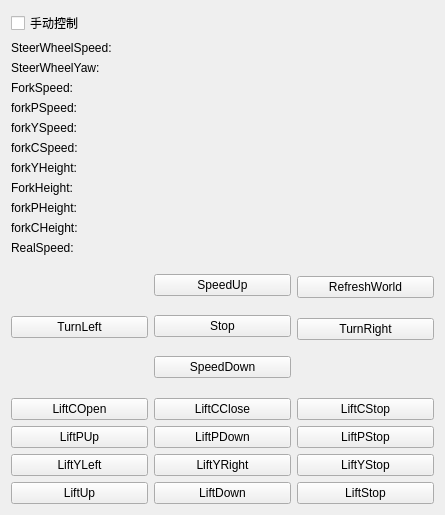
<?xml version="1.0" encoding="UTF-8"?>
<ui version="4.0">
 <class>KeyboardForm</class>
 <widget class="QWidget" name="KeyboardForm">
  <property name="geometry">
   <rect>
    <x>0</x>
    <y>0</y>
    <width>445</width>
    <height>515</height>
   </rect>
  </property>
  <property name="windowTitle">
   <string>ManualControl</string>
  </property>
  <layout class="QVBoxLayout" name="verticalLayout_8">
   <item>
    <widget class="QCheckBox" name="checkBox">
     <property name="text">
      <string>手动控制</string>
     </property>
    </widget>
   </item>
   <item>
    <layout class="QVBoxLayout" name="verticalLayout_7">
     <item>
      <layout class="QHBoxLayout" name="horizontalLayout_2">
       <item>
        <layout class="QVBoxLayout" name="verticalLayout_4">
         <item>
          <widget class="QLabel" name="label_steerSpeed">
           <property name="text">
            <string>SteerWheelSpeed:</string>
           </property>
          </widget>
         </item>
         <item>
          <widget class="QLabel" name="label_steerYaw">
           <property name="text">
            <string>SteerWheelYaw:</string>
           </property>
          </widget>
         </item>
         <item>
          <widget class="QLabel" name="label_forkSpeed">
           <property name="text">
            <string>ForkSpeed:</string>
           </property>
          </widget>
         </item>
         <item>
          <widget class="QLabel" name="label_forkPSpeed">
           <property name="text">
            <string>forkPSpeed:</string>
           </property>
          </widget>
         </item>
         <item>
          <widget class="QLabel" name="label_forkYSpeed">
           <property name="text">
            <string>forkYSpeed:</string>
           </property>
          </widget>
         </item>
         <item>
          <widget class="QLabel" name="label_forkCSpeed">
           <property name="text">
            <string>forkCSpeed:</string>
           </property>
          </widget>
         </item>
         <item>
          <widget class="QLabel" name="label_forkYHeight">
           <property name="text">
            <string>forkYHeight:</string>
           </property>
          </widget>
         </item>
         <item>
          <widget class="QLabel" name="label_forkHeight">
           <property name="text">
            <string>ForkHeight:</string>
           </property>
          </widget>
         </item>
         <item>
          <widget class="QLabel" name="label_forkPHeight">
           <property name="text">
            <string>forkPHeight:</string>
           </property>
          </widget>
         </item>
         <item>
          <widget class="QLabel" name="label_forkCHeight">
           <property name="text">
            <string>forkCHeight:</string>
           </property>
          </widget>
         </item>
         <item>
          <widget class="QLabel" name="label_realSpeed">
           <property name="text">
            <string>RealSpeed:</string>
           </property>
          </widget>
         </item>
        </layout>
       </item>
       <item>
        <layout class="QVBoxLayout" name="verticalLayout_5">
         <item>
          <widget class="QLabel" name="label_steerSpeed_value">
           <property name="text">
            <string/>
           </property>
          </widget>
         </item>
         <item>
          <widget class="QLabel" name="label_steerYaw_value">
           <property name="text">
            <string/>
           </property>
          </widget>
         </item>
         <item>
          <widget class="QLabel" name="label_forkSpeed_value">
           <property name="text">
            <string/>
           </property>
          </widget>
         </item>
         <item>
          <widget class="QLabel" name="label_forkPSpeed_value">
           <property name="text">
            <string/>
           </property>
          </widget>
         </item>
         <item>
          <widget class="QLabel" name="label_forkYSpeed_value">
           <property name="text">
            <string/>
           </property>
          </widget>
         </item>
         <item>
          <widget class="QLabel" name="label_forkCSpeed_value">
           <property name="text">
            <string/>
           </property>
          </widget>
         </item>
         <item>
          <widget class="QLabel" name="label_forkYHeight_value">
           <property name="text">
            <string/>
           </property>
          </widget>
         </item>
         <item>
          <widget class="QLabel" name="label_forkHeight_value">
           <property name="text">
            <string/>
           </property>
          </widget>
         </item>
         <item>
          <widget class="QLabel" name="label_forkPHeight_value">
           <property name="text">
            <string/>
           </property>
          </widget>
         </item>
         <item>
          <widget class="QLabel" name="label_forkCHeight_value">
           <property name="text">
            <string/>
           </property>
          </widget>
         </item>
         <item>
          <widget class="QLabel" name="label_realspeed_value">
           <property name="text">
            <string/>
           </property>
          </widget>
         </item>
        </layout>
       </item>
      </layout>
     </item>
    </layout>
   </item>
   <item>
    <layout class="QVBoxLayout" name="verticalLayout_6">
     <item>
      <layout class="QHBoxLayout" name="horizontalLayout">
       <item>
        <layout class="QVBoxLayout" name="verticalLayout">
         <item>
          <spacer name="verticalSpacer_2">
           <property name="orientation">
            <enum>Qt::Vertical</enum>
           </property>
           <property name="sizeHint" stdset="0">
            <size>
             <width>20</width>
             <height>40</height>
            </size>
           </property>
          </spacer>
         </item>
         <item>
          <widget class="QPushButton" name="pushButton_turnLeft">
           <property name="text">
            <string>TurnLeft</string>
           </property>
          </widget>
         </item>
         <item>
          <spacer name="verticalSpacer">
           <property name="orientation">
            <enum>Qt::Vertical</enum>
           </property>
           <property name="sizeHint" stdset="0">
            <size>
             <width>20</width>
             <height>40</height>
            </size>
           </property>
          </spacer>
         </item>
        </layout>
       </item>
       <item>
        <layout class="QVBoxLayout" name="verticalLayout_2">
         <item>
          <widget class="QPushButton" name="pushButton_speedUp">
           <property name="text">
            <string>SpeedUp</string>
           </property>
          </widget>
         </item>
         <item>
          <widget class="QPushButton" name="pushButton_stop">
           <property name="text">
            <string>Stop</string>
           </property>
          </widget>
         </item>
         <item>
          <widget class="QPushButton" name="pushButton_speedDown">
           <property name="text">
            <string>SpeedDown</string>
           </property>
          </widget>
         </item>
        </layout>
       </item>
       <item>
        <layout class="QVBoxLayout" name="verticalLayout_3">
         <item>
          <spacer name="verticalSpacer_5">
           <property name="orientation">
            <enum>Qt::Vertical</enum>
           </property>
           <property name="sizeType">
            <enum>QSizePolicy::Preferred</enum>
           </property>
           <property name="sizeHint" stdset="0">
            <size>
             <width>20</width>
             <height>15</height>
            </size>
           </property>
          </spacer>
         </item>
         <item>
          <widget class="QPushButton" name="pushButton_refresh">
           <property name="text">
            <string>RefreshWorld</string>
           </property>
          </widget>
         </item>
         <item>
          <spacer name="verticalSpacer_4">
           <property name="orientation">
            <enum>Qt::Vertical</enum>
           </property>
           <property name="sizeType">
            <enum>QSizePolicy::Preferred</enum>
           </property>
           <property name="sizeHint" stdset="0">
            <size>
             <width>20</width>
             <height>14</height>
            </size>
           </property>
          </spacer>
         </item>
         <item>
          <widget class="QPushButton" name="pushButton_turnRight">
           <property name="text">
            <string>TurnRight</string>
           </property>
          </widget>
         </item>
         <item>
          <spacer name="verticalSpacer_3">
           <property name="orientation">
            <enum>Qt::Vertical</enum>
           </property>
           <property name="sizeHint" stdset="0">
            <size>
             <width>15</width>
             <height>40</height>
            </size>
           </property>
          </spacer>
         </item>
        </layout>
       </item>
      </layout>
     </item>
     <item>
      <layout class="QHBoxLayout" name="horizontalLayout_4">
       <item>
        <widget class="QPushButton" name="pushButton_liftCOpen">
         <property name="text">
          <string>LiftCOpen</string>
         </property>
        </widget>
       </item>
       <item>
        <widget class="QPushButton" name="pushButton_liftCClose">
         <property name="text">
          <string>LiftCClose</string>
         </property>
        </widget>
       </item>
       <item>
        <widget class="QPushButton" name="pushButton_liftCStop">
         <property name="text">
          <string>LiftCStop</string>
         </property>
        </widget>
       </item>
      </layout>
     </item>
     <item>
      <layout class="QHBoxLayout" name="horizontalLayout_7">
       <item>
        <widget class="QPushButton" name="pushButton_liftPUp">
         <property name="text">
          <string>LiftPUp</string>
         </property>
        </widget>
       </item>
       <item>
        <widget class="QPushButton" name="pushButton_liftPDown">
         <property name="text">
          <string>LiftPDown</string>
         </property>
        </widget>
       </item>
       <item>
        <widget class="QPushButton" name="pushButton_liftPStop">
         <property name="text">
          <string>LiftPStop</string>
         </property>
        </widget>
       </item>
      </layout>
     </item>
     <item>
      <layout class="QHBoxLayout" name="horizontalLayout_6">
       <item>
        <widget class="QPushButton" name="pushButton_liftYLeft">
         <property name="text">
          <string>LiftYLeft</string>
         </property>
        </widget>
       </item>
       <item>
        <widget class="QPushButton" name="pushButton_liftYRight">
         <property name="text">
          <string>LiftYRight</string>
         </property>
        </widget>
       </item>
       <item>
        <widget class="QPushButton" name="pushButton_liftYStop">
         <property name="text">
          <string>LiftYStop</string>
         </property>
        </widget>
       </item>
      </layout>
     </item>
     <item>
      <layout class="QHBoxLayout" name="horizontalLayout_3">
       <item>
        <widget class="QPushButton" name="pushButton_liftUp">
         <property name="text">
          <string>LiftUp</string>
         </property>
        </widget>
       </item>
       <item>
        <widget class="QPushButton" name="pushButton_liftDown">
         <property name="text">
          <string>LiftDown</string>
         </property>
        </widget>
       </item>
       <item>
        <widget class="QPushButton" name="pushButton_liftStop">
         <property name="text">
          <string>LiftStop</string>
         </property>
        </widget>
       </item>
      </layout>
     </item>
    </layout>
   </item>
  </layout>
 </widget>
 <resources/>
 <connections/>
</ui>
